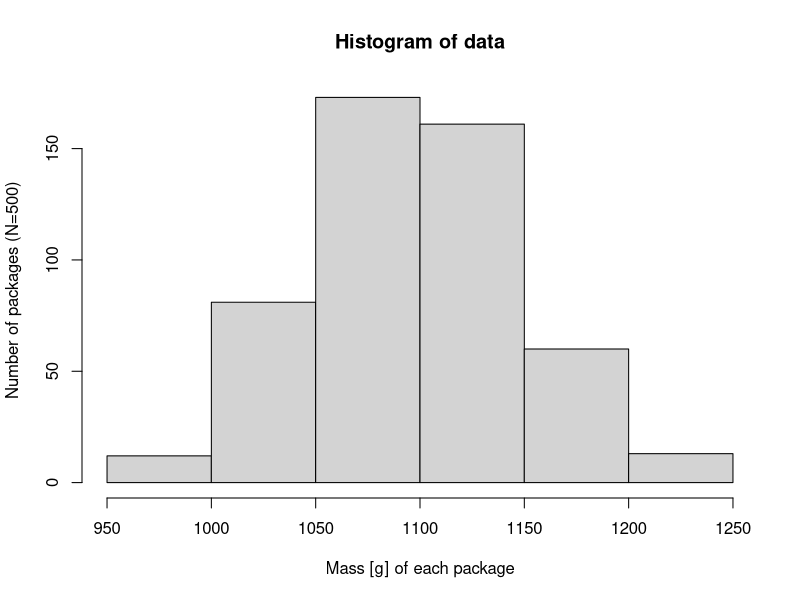

This figure's R source:
# Create 500 normally distributed points
# with a mean of 1100 and standard deviation
# of 50 units.
data = rnorm(500, mean=1100, sd=50)
hist(data,
     xlab="Mass [g] of each package",
     ylab="Number of packages (N=500)")
